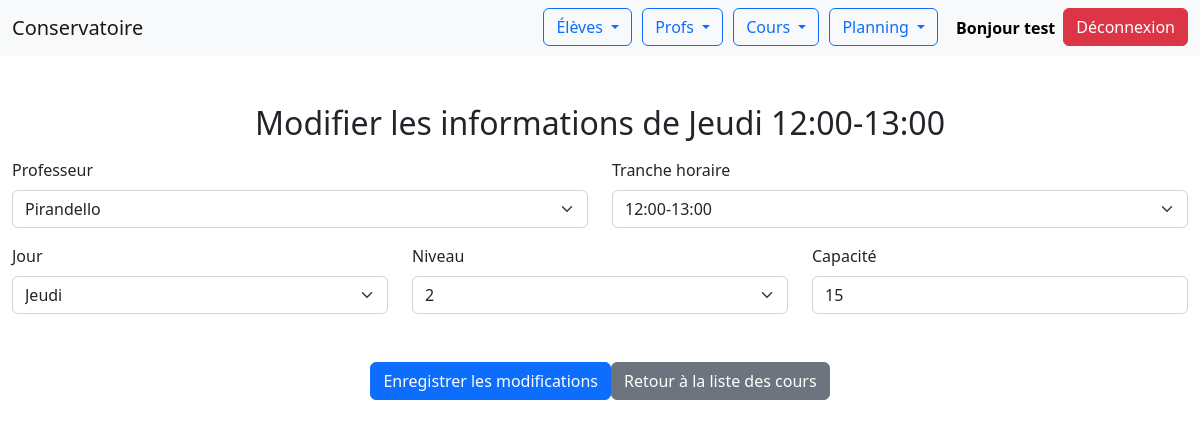
/Conservatoire/index.php?uc=cours&action=editer_form&idseance=2 (signed in), run on the app's committed database.
### tables this page shows
CREATE TABLE `seance` (
  `IDPROF` int(11) NOT NULL,
  `NUMSEANCE` int(11) NOT NULL,
  `TRANCHE` char(32) NOT NULL,
  `JOUR` char(32) NOT NULL,
  `NIVEAU` int(11) NOT NULL,
  `CAPACITE` int(11) DEFAULT NULL
);

### Conservatoire/Modeles/monPdo.php (called while the page is built, shortened)
<?php
class MonPdo
{
    private static $serveur='mysql:host=localhost';
    private static $bdd='dbname=kurghsvm_conservatoire';
    private static $user='kurghsvm_Christian' ;
    private static $mdp='APcn9v6zKbxL3yh' ;
    private static $unPdo = null;
    private function __construct()
    {
        MonPdo::$unPdo = new PDO(MonPdo::$serveur.';'.MonPdo::$bdd, MonPdo::$user, MonPdo::$mdp);
        MonPdo::$unPdo->query("SET CHARACTER SET utf8");
        MonPdo::$unPdo->setAttribute(PDO::ATTR_ERRMODE, PDO::ERRMODE_EXCEPTION);
    }
    public static function getInstance()
    {
        if (self::$unPdo == null) {
            self::$monPdo = new MonPdo();
        }
        return self::$unPdo;
    }
}
?>

### Conservatoire/Modeles/cours.class.php (called while the page is built, shortened)
<?php
class Seance
{
    private $IDPROF;
    private $NUMSEANCE;
    private $TRANCHE;
    private $JOUR;
    private $NIVEAU;
    private $CAPACITE;
    public function getIDPROF()
    {
        return $this->IDPROF;
    }
    public function getNUMSEANCE()
    {
        return $this->NUMSEANCE;
    }
    public function getTRANCHE()
    {
        return $this->TRANCHE;
    }
    public function getJOUR()
    {
        return $this->JOUR;
    }
    public function getNIVEAU()
    {
        return $this->NIVEAU;
    }
    public function getCAPACITE()
    {
        return $this->CAPACITE;
    }
    public static function getBynumseance($numseance)
    {
        $req = MonPdo::getInstance()->prepare("SELECT * FROM seance WHERE NUMSEANCE = :numseance");
        $req->bindValue(':numseance', $numseance, PDO::PARAM_INT);
        $req->setFetchMode(PDO::FETCH_CLASS | PDO::FETCH_PROPS_LATE, 'seance');
        $req->execute();
        return $req->fetch();
    }
}
?>

### Conservatoire/Modeles/prof.class.php (called while the page is built, shortened)
<?php
class prof
{
        public static function getAll()
        {
            $pdo = MonPdo::getInstance();
            $query = "SELECT idprof, nom FROM prof JOIN personne ON prof.idprof = personne.id";
            $stmt = $pdo->prepare($query);
            $stmt->execute();
            return $stmt->fetchAll(PDO::FETCH_ASSOC);
        }
}

### Conservatoire/Modeles/heure.class.php (called while the page is built, shortened)
<?php
class Heure
{
    public static function getAll()
    {
        $pdo = MonPdo::getInstance();
        $query = "SELECT tranche FROM heure ORDER BY SUBSTRING(tranche, 1, 2)";
        $stmt = $pdo->prepare($query);
        $stmt->execute();
        return $stmt->fetchAll(PDO::FETCH_ASSOC);
    }
}

### Conservatoire/Modeles/jour.class.php (called while the page is built, shortened)
<?php
class jour
{
    public static function getAll()
    {
        $pdo = MonPdo::getInstance();
        $query = "SELECT jour FROM jour";
        $stmt = $pdo->prepare($query);
        $stmt->execute();
        return $stmt->fetchAll(PDO::FETCH_ASSOC);
    }
}

### Conservatoire/Modeles/niveau.class.php (called while the page is built, shortened)
<?php
class niveau
{
    public static function getAll()
    {
        $pdo = MonPdo::getInstance();
        $query = "SELECT niveau FROM niveau";
        $stmt = $pdo->prepare($query);
        $stmt->execute();
        return $stmt->fetchAll(PDO::FETCH_ASSOC);
    }
}

### Conservatoire/Vues/editercours.php (the view, shortened to what this page needs)
<?php
require_once 'Modeles/monPdo.php';
?>
<!DOCTYPE html>
<html lang="en">
<?php
require_once 'Modeles/cours.class.php';
require_once 'Modeles/prof.class.php';
require_once 'Modeles/heure.class.php';
require_once 'Modeles/niveau.class.php';
require_once 'Modeles/jour.class.php';
?>
<head>
    <link rel='stylesheet' href='https://cdn.jsdelivr.net/npm/bootstrap@5.2.0/dist/css/bootstrap.min.css'>
</head>
<body>
    <?php include("header/header.php") ?>
    <div class="position-relative mt-5 mb-3">
        <h2 class="d-flex justify-content-center mt-5">Modifier les informations de <?php echo $seance->getJOUR() . " " . $seance->getTRANCHE(); ?></h2>
    </div>
    <div class="container-fluid position-relative mt-3">
    <form action="index.php?uc=cours&action=editer&idseance=<?php echo $seance->getNUMSEANCE(); ?>" method="post">
            <div class="row">
            <div class="col">
                <label for="idprof" class="form-label">Professeur</label>
                <select class="form-select" id="idprof" name="idprof">
                    <?php
                    $profs = prof::getAll();
                    foreach ($profs as $prof) {
                        $selected = ($prof['idprof'] == $seance->getIDPROF()) ? 'selected' : '';
                        echo "<option value='" . $prof['idprof'] . "' $selected>" . $prof['nom'] . "</option>";
                    }
                    ?>
            </select>
        </div>
                <div class="col">
                    <label for="tranche" class="form-label">Tranche horaire</label>
                    <select class="form-select" id="tranche" name="tranche">
                        <?php
                        $heures = heure::getAll();
                        foreach ($heures as $heure) {
                            $selected = ($heure['tranche'] == $seance->getTRANCHE()) ? 'selected' : '';
                            echo "<option value='" . $heure['tranche'] . "' $selected>" . $heure['tranche'] . "</option>";
                        }
                        ?>
                    </select>
                </div>
            </div>
            <div class="row mt-3">
                <div class="col">
                    <label for="jour" class="form-label">Jour</label>
                    <select class="form-select" id="jour" name="jour">
                        <?php
                        $jours = jour::getAll();
                        foreach ($jours as $jour) {
                            $selected = ($jour['jour'] == $seance->getJOUR()) ? 'selected' : '';
                            echo "<option value='" . $jour['jour'] . "' $selected>" . $jour['jour'] . "</option>";
                        }
                        ?>
                    </select>
                </div>
                <div class="col">
                    <label for="niveau" class="form-label">Niveau</label>
                    <select class="form-select" id="niveau" name="niveau">
                        <?php
                        $niveaux = niveau::getAll();
                        foreach ($niveaux as $niveau) {
                            $selected = ($niveau['niveau'] == $seance->getNIVEAU()) ? 'selected' : '';
                            echo "<option value='" . $niveau['niveau'] . "' $selected>" . $niveau['niveau'] . "</option>";
                        }
                        ?>
                    </select>
                </div>
                <div class="col">
                    <label for="capacite" class="form-label">Capacité</label>
                    <input type="number" class="form-control" id="capacite" name="capacite" value="<?php echo $seance->getCAPACITE(); ?>">
                </div>
            </div>
            <div class="d-flex justify-content-center mt-5">
                <button type="submit" class="btn btn-primary">Enregistrer les modifications</button>
                <a href="index.php?uc=cours&action=liste" class="btn btn-secondary">Retour à la liste des cours</a>
            </div>
        </form>
    </div>
</body>
</html>

### data on the page
seance: JOUR "Jeudi", TRANCHE "12:00-13:00", capacite "15"

### other printed values
$_SESSION['user_id'] "test"
form field idprof "Pirandello"
form field tranche "12:00-13:00"
form field jour "Jeudi"
form field niveau "2"
